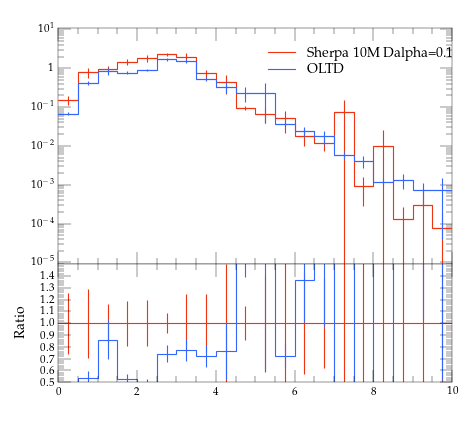

Source code (Python):
#! /usr/bin/env python

# This Python script was auto-generated using YODA v2.0.0.
# Analysis object: /evtb/inc_tg_dr
# Timestamp: 12-04-2024 (11:12:09)

import matplotlib as mpl
import matplotlib.pyplot as plt
mpl.use('Agg') # comment out for interactive use
import os
import numpy as np

plotDir = os.path.split(os.path.realpath(__file__))[0]
if 'YODA_USER_PLOT_PATH' in globals():
    plot_outdir = globals()['YODA_USER_PLOT_PATH']
else:
    plot_outdir = plotDir

#plot style
plt.style.use(os.path.join(plotDir, '../default.mplstyle'))
# plot metadata
figW, figH = plt.rcParams['figure.figsize']
ax_xLabel = r''
ax_yLabel = r''
ax_title  = r''
ax_xScale = 'linear'
ax_yScale = 'log'
xLims = (0.0, 10.0)
yLims = (9e-06, 11.0)

# TeX-friendly labels for the legend
labels = [ r"Sherpa 10M Dalpha=0.1", r"OLTD" ]

# Create figure and axis objects
fig, (ax, ratio0_ax) = plt.subplots(2, 1, sharex=True,
                  figsize=(figW,figH), gridspec_kw={'height_ratios': (2, 1)})
ratio0_ax.yaxis.set_major_locator(mpl.ticker.MultipleLocator(0.1))
ratio0_ax.set_ylim(0.5, 1.4999)
ratio0_ax.set_ylabel('Ratio')

# LineColor map: curve index -> color
linecolors = {0: '#EE3311', 1: '#3366FF'}
# the numerical data is stored in a separate file
dataf = dict()
prefix = os.path.split(__file__)[0]
if prefix:    prefix = prefix + '/'
exec(open(prefix+'inc_tg_dr__data.py').read(), dataf)


legend_handles = [] # keep track of handles for the legend

# style options for curves
# starts at zorder>=5 to draw curve on top of legend
styles = {
  'curve0': {
    'color' : linecolors[0],
    'linestyle' : '-',
    'marker' : 'o',
    'zorder' : 5,
    'histstyle' : True,
  },
  'curve1': {
    'color' : linecolors[1],
    'linestyle' : '-',
    'marker' : 'o',
    'zorder' : 6,
    'histstyle' : True,
  },
}
# curve from input yoda files in main panel
for label in dataf['yvals'].keys():
    if all(np.isnan(v) for v in dataf['yvals'][label]):
        continue
    tmp = None
    if styles[label]['histstyle']: # draw as histogram
        tmp, = ax.plot(dataf['xedges'], dataf['yedges'][label],
                       color=styles[label]['color'],
                       linestyle=styles[label]['linestyle'],
                       drawstyle='steps-pre', solid_joinstyle='miter',
                       zorder=styles[label]['zorder'], label=label)
        ax.errorbar(dataf['xpoints'], dataf['yvals'][label], color=styles[label]['color'],
                    xerr=dataf['xerrs'], yerr=[dataf['ydowns'][label], dataf['yups'][label]],
                    linestyle='none', zorder=styles[label]['zorder'])
    else: # draw as scatter
        tmp = ax.errorbar(dataf['xpoints'], dataf['yvals'][label],
                          xerr=dataf['xerrs'],
                          yerr=[ dataf['ydowns'][label],
                          dataf['yups'][label] ],
                          fmt=styles[label]['marker'],
                          ecolor=styles[label]['color'],
                          color=styles[label]['color'], zorder=2)
        tmp[-1][0].set_linestyle(styles[label]['linestyle'])
    legend_handles += [tmp]
    for varLabel in dataf['variation_yvals'].keys():
        if varLabel.startswith(label):
            tmp, = ax.plot(dataf['xedges'], dataf['variation_yvals'][varLabel],
                           color=styles[label]['color'],
                           linestyle=styles[label]['linestyle'],
                           drawstyle='steps-pre', solid_joinstyle='miter',
                           zorder=styles[label]['zorder'], alpha=0.5)


# plots on ratio panel
# curve from input yoda files in ratio panel
for label, yvals in dataf['ratio0_yvals'].items():
    if all(np.isnan(v) for v in yvals):
        continue
    if styles[label]['histstyle']: # plot as histogram
        ratio0_ax.plot(dataf['xedges'], yvals,
                       color=styles[label]['color'],
                       linestyle=styles[label]['linestyle'],
                       drawstyle='steps-pre', zorder=1,
                       solid_joinstyle='miter')
        ratio0_ax.vlines(dataf['xpoints'],
                         dataf['ratio0_ymin'][label],
                         dataf['ratio0_ymax'][label],
                         color=styles[label]['color'], zorder=1)
    else: # plot as scatter
        tmp = ratio0_ax.errorbar(dataf['xpoints'],
                                 yvals, xerr=dataf['xerrs'],
                                 yerr=dataf['ratio0_yerrs'][label],
                                 fmt=styles[label]['marker'],
                                 ecolor=styles[label]['color'],
                                 color=styles[label]['color'])
        tmp[-1][0].set_linestyle(styles[label]['linestyle'])

    for varlabel in dataf['ratio0_variation_vals'].keys():
        if varlabel.startswith(label):
            ratio0_ax.plot(dataf['xedges'],
                            dataf['ratio0_variation_vals'][varlabel],
                            color=styles[label]['color'],
                            linestyle=styles[label]['linestyle'],
                            drawstyle='steps-pre', solid_joinstyle='miter',
                            zorder=1, alpha=0.5)

legend_pos = (0.5, 0.97)
ax.legend(legend_handles, labels, loc='upper left', bbox_to_anchor=legend_pos)

# set plot metadata as defined above
ratio0_ax.set_xlabel(ax_xLabel)
ratio0_ax.xaxis.set_label_coords(1., -.15)
ax.set_ylabel(ax_yLabel, loc='top')
ax.set_title(ax_title, loc='left')
ax.set_xscale(ax_xScale)
ax.set_yscale(ax_yScale)
ax.set_xlim(xLims)
ax.set_ylim(yLims)

# tick formatting
plt.rcParams['xtick.top'] = True
plt.rcParams['ytick.right'] = True
ax.yaxis.set_major_locator(mpl.ticker.LogLocator(base=10.0, numticks=np.inf))
ax.yaxis.set_minor_locator(mpl.ticker.LogLocator(
                           base=10.0, subs=np.arange(0.1, 1, 0.1), numticks=np.inf))
fig.align_ylabels((ax, ratio0_ax))
plt.savefig(os.path.join(plot_outdir, 'inc_tg_dr.pdf'), format='PDF')
plt.savefig(os.path.join(plot_outdir, 'inc_tg_dr.png'), format='PNG')

plt.close(fig)
